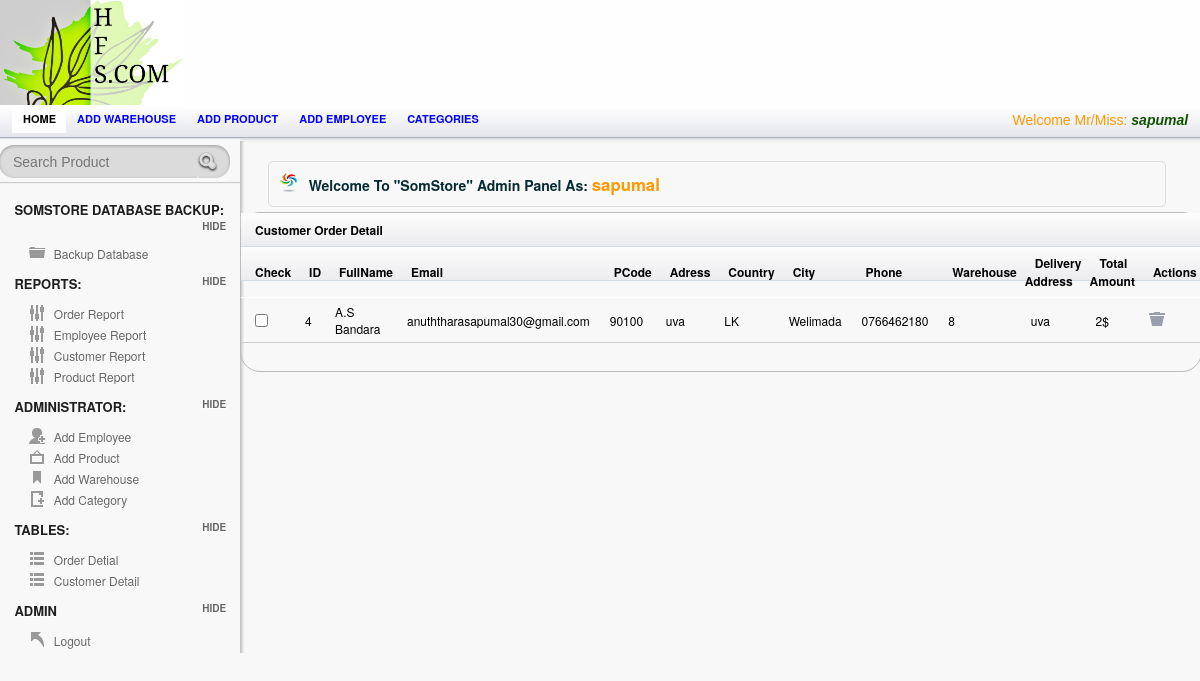
/Admin/order.php (signed in), run on an earlier commit of the app's database.
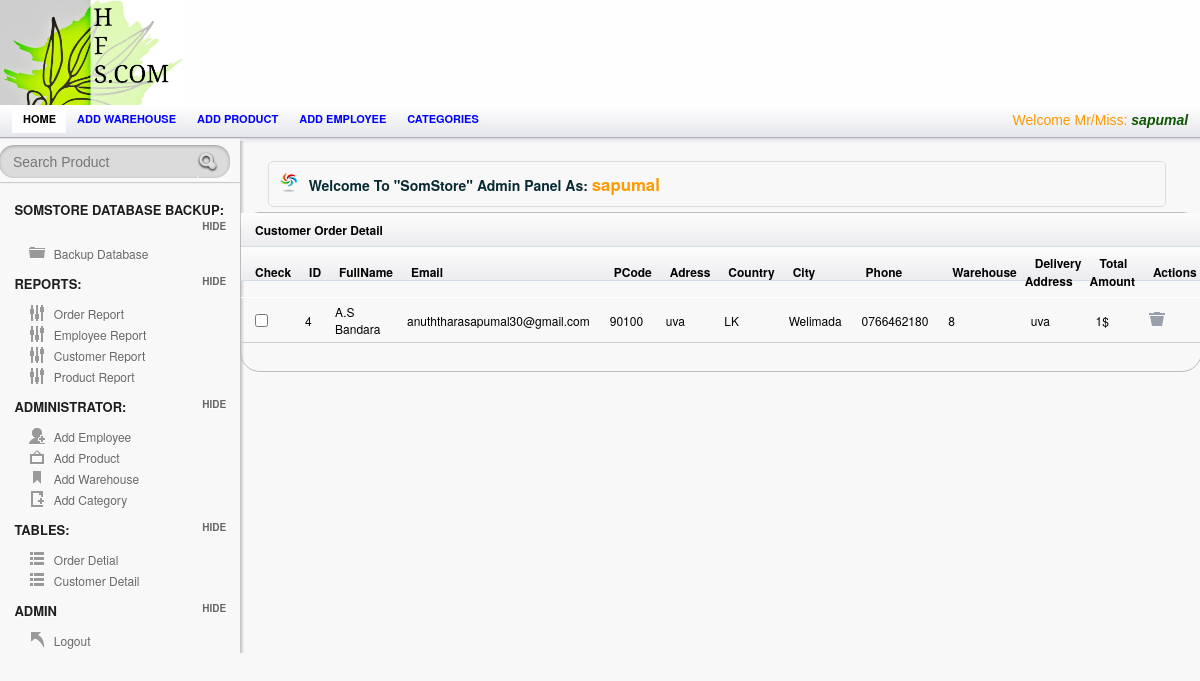
And on a later commit of the database.
### tables this page shows
CREATE TABLE `payment` (
  `order_ID` int(255) NOT NULL AUTO_INCREMENT,
  `Full_Name` varchar(25) NOT NULL,
  `Email` varchar(55) NOT NULL,
  `Postal_Code` varchar(55) NOT NULL,
  `Address` varchar(55) NOT NULL,
  `Country` varchar(55) NOT NULL,
  `City` varchar(55) NOT NULL,
  `Phone` varchar(55) NOT NULL,
  `Warehouse_ID` int(255) NOT NULL,
  `Dilivery_Address` varchar(75) NOT NULL,
  `Total_Amount` varchar(55) NOT NULL,
  `date` date NOT NULL,
  PRIMARY KEY (`order_ID`),
  KEY `Warehouse_ID` (`Warehouse_ID`),
  CONSTRAINT `payment_ibfk_1` FOREIGN KEY (`Warehouse_ID`) REFERENCES `warehouse` (`Warehouse_ID`)
);

### session.php (called while the page is built, shortened)
<?php
include('config.php');
$check=$_SESSION['login_username'];
$session=mysqli_query($mysqli, "select Username from employee where Username='$check' ");
$row=mysqli_fetch_array($session);
$login_session=$row['Username'];
?>

### Admin/order.php (the view, shortened to what this page needs)
<?php
 include("../config.php");
include("../session.php");
 ?>
<!doctype html>
<html lang="en">
<head>
	<link rel="stylesheet" href="css/layout.css" type="text/css" media="screen" />
</head>
<body>
<div id="container">
	   <div id="header">
		<div id="logo-banner">
				<div id="logo">
					<a href="index.php"><img src="images/logo.png" alt="" /></a>
				</div>
				<div id="banner">
				</div>
		</div>
		</div>
<div id="content-wrap">
	<section id="secondary_bar">
             <nav>
                <ul>
                    <li class="selected"><a href="index.php">Home</a></li>
                    <li><a href="add_warehouse.php">Add warehouse</a></li>
                    <li><a href="add_product.php">Add product</a></li>
                    <li><a href="Employee.php">Add employee</a></li>
                    <li><a href="add_category.php">Categories</a></li>
                    <li class="logout"> <span class="check"> <?php echo "Welcome Mr/Miss:   ". "<font color='##fa5400'><i><b>".$login_session."</b></i></font>" ;?> </span></li>
                </ul>
            </nav>
	</section>
<aside id="sidebar" class="column">
				<div id="search">
					<form action="searchprod.php" method="post" accept-charset="utf-8">
						<input type="text"  title="Search..." class="blink field"  placeholder="Search Product"   name='search' size=60 maxlength=100 />
						<input class="search-button" type="submit" value="Submit" />
						<div class="cl">&nbsp;</div>
					</form>
				</div>
		<hr/>
		<h3> SomStore Database Backup:</h3>
		<ul class="toggle">
		    <li class="icn_folder"><a href="Backup.php">Backup Database</a></li>
		</ul>
		<h3>Reports:</h3>
		<ul class="toggle">
		    <li class="icn_settings"><a href="a_report.php" target="_blank">Order Report</a></li>
			<li class="icn_settings"><a href="EmployeeReport.php">Employee Report</a></li>
			<li class="icn_settings"><a href="CustomerReport.php">Customer Report</a></li>
			<li class="icn_settings"><a href="ProductReport.php"> Product Report</a></li>
		</ul>
		<h3>Administrator:</h3>
		<ul class="toggle">
		    <li class="icn_add_user"><a href="Employee.php">Add Employee</a></li>
			<li class="icn_photo"><a href="add_product.php">Add Product</a></li>
			<li class="icn_tags"><a href="add_warehouse.php">Add Warehouse</a></li>
			<li class="icn_new_article"><a href="add_category.php">Add Category</a></li>
		</ul>
        <h3>Tables:</h3>
		<ul class="toggle">
		    <li class="icn_categories"><a href="order.php">Order Detial</a></li>
     		<li class="icn_categories"><a href="customerTable.php">Customer Detail</a></li>
		</ul>
		<h3>Admin</h3>
		<ul class="toggle">
			<li class="icn_jump_back"><a href="../logout.php">Logout</a></li>
		</ul>
	</aside>
	<section id="main" class="column">
		<h4 class="alert_info">Welcome To <strong>"SomStore"</strong> Admin Panel As: <?php echo "  ". "<font color='#f90'><big><b>".$login_session."</b></big></font>" ;?>  </h4>
		<?php
$result = mysqli_query($mysqli,"SELECT * FROM payment");
?>
      			<div id="tab2" class="tab_content">
  <table class="tablesorter" cellspacing="0">
      <thead>
			<thead><th colspan="15"> Customer Order Detail </th></thead>
		<thead>
   		    <th>Check</th>
			<th> ID</th>
    	      <th> FullName</th>
              <th> Email</th>
    		<th>PCode</th>
		    <th>Adress</th>
             <th>Country</th>
             <th>City</th>
              <th>Phone</th>
			  <th>Warehouse</th>
			  <th>Delivery Address</th>
			  <th>Total Amount</th>
			  <th>Actions</th>
		</thead>
		<tbody>
<?php while($row = mysqli_fetch_array($result))
  {?>
    <tr>
    <td><input type="checkbox"></td>
    <td><?Php echo $row['order_ID']; ?></td>
    <td><?php echo $row['Full_Name']; ?></td>
   <td><?php echo $row['Email']; ?></td>
	<td><?php echo $row['Postal_Code']; ?></td>
	<td><?php echo $row['Address']; ?></td>
	<td><?php echo $row['Country']; ?></td>
	<td><?php echo $row['City']; ?></td>
	<td><?php echo $row['Phone']; ?></td>
	<td><?php echo $row['Warehouse_ID']; ?></td>
	<td><?php echo $row['Dilivery_Address']; ?></td>
	<td><?php echo $row['Total_Amount']; ?></td>
    <td> <a href="PaymentDelete.php?delete=<?php echo $row['order_ID']; ?>" onClick="del(this);" title="Delete" ><input type="image" src="images/icn_trash.png" title="Trash">  </a></td>
    </tr
  <?php }mysqli_close($mysqli);?>
</tbody>
</table>
			</div>
		<div class="spacer"></div>
	</section>
       </div>
</div>
</body>
</html>

What changed in the data, as far as the page shows it:
changed payment "A.S Bandara": Total_Amount "2$" → "1$"
